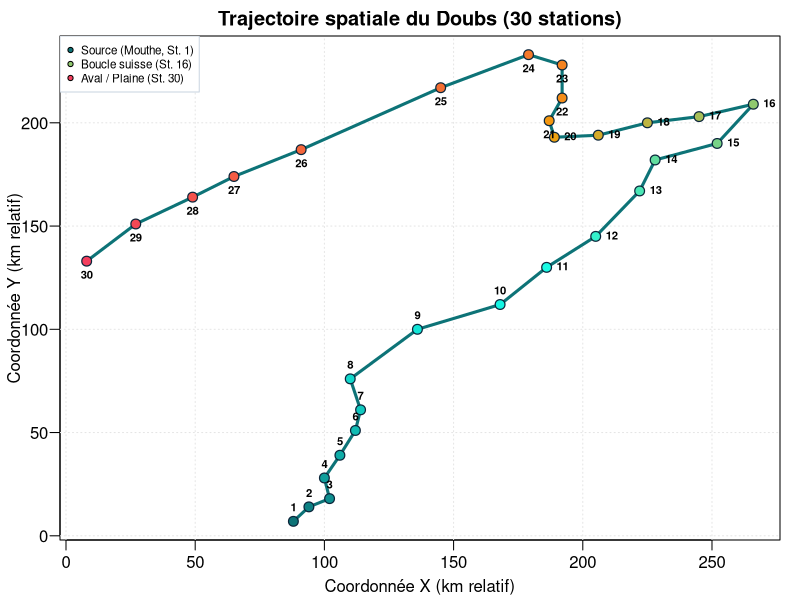
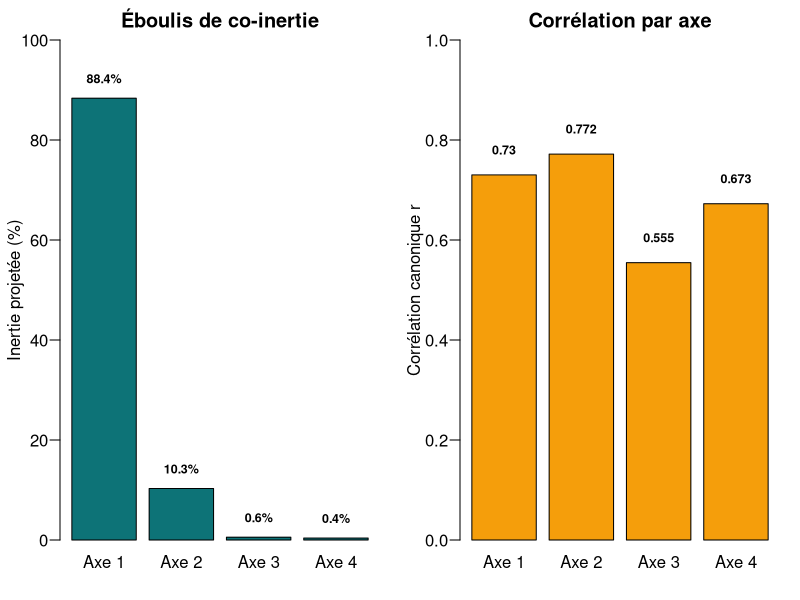
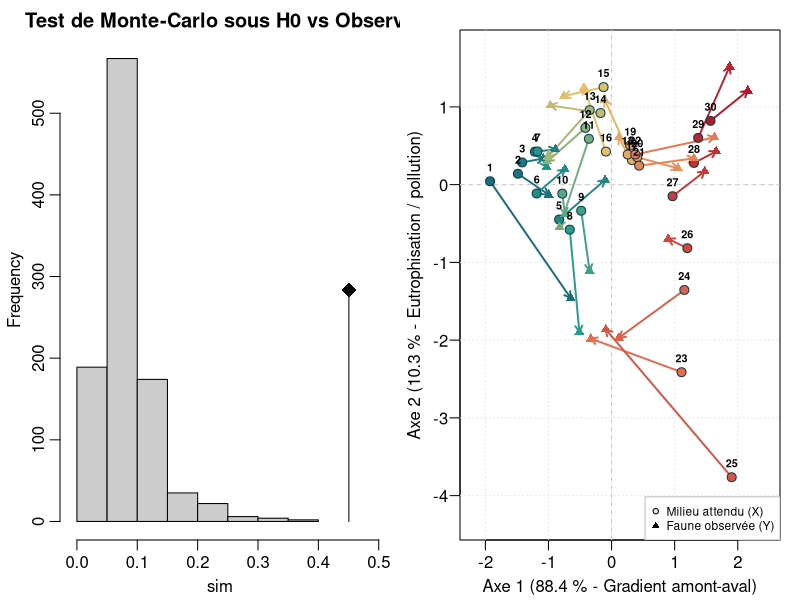
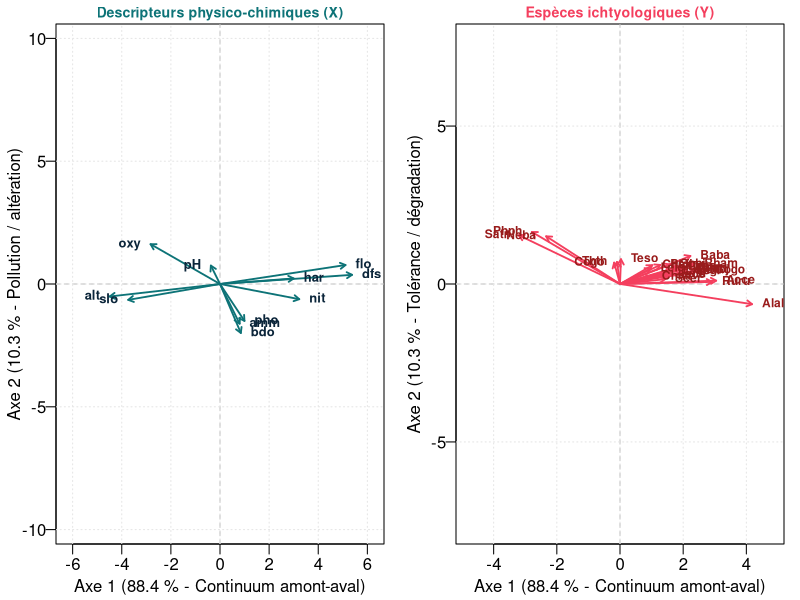
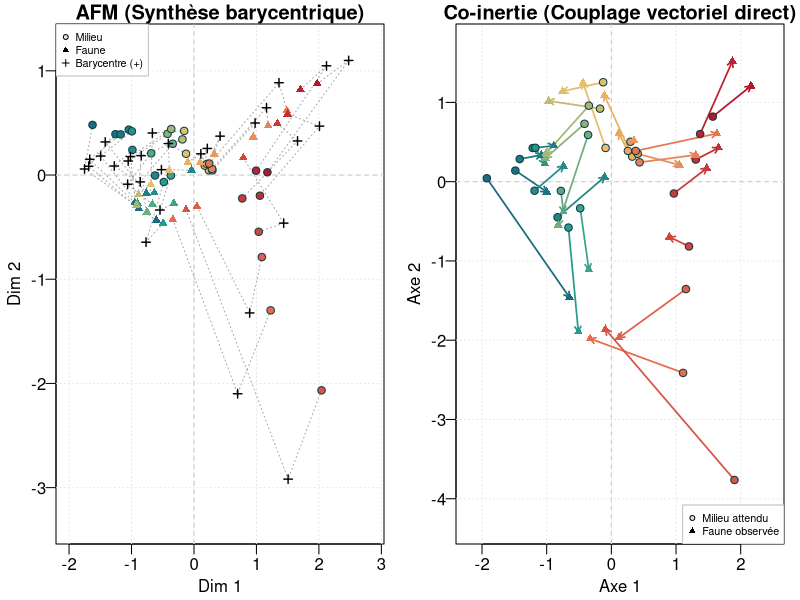

The R source for these figures, in order:
## ---- chunk 1
#| echo: true
#| fig-width: 5.4
#| fig-height: 4.0
#| fig-align: center
library(ade4)
data(doubs)

par(mar = c(3, 3, 1.8, 1), mgp = c(1.8, 0.6, 0))
cols_grad <- colorRampPalette(c("#0d7377", "#14ffec", "#f59e0b", "#f43f5e"))(30)
plot(doubs$xy$x, doubs$xy$y, type = "n",
     xlab = "Coordonnée X (km relatif)", ylab = "Coordonnée Y (km relatif)",
     main = "Trajectoire spatiale du Doubs (30 stations)", las = 1)
grid(col = "grey90")
lines(doubs$xy$x, doubs$xy$y, col = "#0d7377", lwd = 3)
points(doubs$xy$x, doubs$xy$y, pch = 21, bg = cols_grad, col = "#0b253a", cex = 1.3, lwd = 1.2)
text(doubs$xy$x, doubs$xy$y, labels = 1:30, pos = c(rep(3, 10), rep(4, 10), rep(1, 10)), cex = 0.68, font = 2)
legend("topleft", legend = c("Source (Mouthe, St. 1)", "Boucle suisse (St. 16)", "Aval / Plaine (St. 30)"),
       pch = 21, pt.bg = c(cols_grad[1], cols_grad[16], cols_grad[30]), bty = "o", box.col = "#cbd5e1", bg = "white", cex = 0.7)
## ---- chunk 2
#| echo: false
library(ade4)
library(knitr)
data(doubs)

# Restitution dans les unités physiques et écologiques réelles :
env_real <- head(doubs$env, 5)
env_disp <- data.frame(
  "Station"   = paste("St.", 1:5),
  "dfs (km)"  = env_real$dfs / 10,
  "alt (m)"   = env_real$alt,
  "slo (index)"= env_real$slo,
  "flo (m³/s)"= env_real$flo / 100,
  "pH"        = env_real$pH / 10,
  "har (mg/L)"= env_real$har,
  "oxy (mg/L)"= env_real$oxy / 10,
  "nit (mg/L)"= env_real$nit / 100,
  "amm (mg/L)"= env_real$amm / 100,
  "pho (mg/L)"= env_real$pho / 100,
  "bdo (mg/L)"= env_real$bdo / 10,
  check.names = FALSE
)
kable(env_disp, align = "c")
## ---- chunk 3
#| echo: false
fish_sub <- head(doubs$fish[, c("Satr", "Phph", "Neba", "Cogo", "Thth", "Eslu", "Abbr", "Ruru", "Titi", "Alal")], 5)
colnames(fish_sub) <- c("Truite (Satr)", "Vairon (Phph)", "Loche (Neba)", "Chabot (Cogo)", "Ombre (Thth)", 
                        "Brochet (Eslu)", "Brème (Abbr)", "Gardon (Ruru)", "Tanche (Titi)", "Ablette (Alal)")
rownames(fish_sub) <- paste("St.", 1:5)
kable(fish_sub, align = "c")
## ---- chunk 4
#| echo: true
library(ade4)
data(doubs)

# 1. Analyses préliminaires élémentaires
dudi_env <- dudi.pca(doubs$env, scale = TRUE, scannf = FALSE, nf = 4)
dudi_fau <- dudi.pca(doubs$fish, scale = FALSE, scannf = FALSE, nf = 4)

# 2. Analyse de co-inertie
co_doubs <- coinertia(dudi_env, dudi_fau, scannf = FALSE, nf = 4)

# 3. Extraction de l'inertie et des corrélations canoniques
eig_pct <- co_doubs$eig / sum(co_doubs$eig) * 100
cor_k   <- sapply(1:4, function(k) cor(co_doubs$mX[,k], co_doubs$mY[,k]))
## ---- chunk 5
#| echo: true
#| fig-width: 5.4
#| fig-height: 4.1
#| fig-align: center
par(mfrow = c(1, 2), mar = c(3, 3, 2, 1), mgp = c(1.8, 0.6, 0))

bp1 <- barplot(eig_pct[1:4], names.arg = paste("Axe", 1:4), col = "#0d7377",
               ylim = c(0, 100), ylab = "Inertie projetée (%)", main = "Éboulis de co-inertie", las = 1)
text(bp1, eig_pct[1:4] + 4, labels = paste0(round(eig_pct[1:4], 1), "%"), cex = 0.75, font = 2)

bp2 <- barplot(cor_k, names.arg = paste("Axe", 1:4), col = "#f59e0b",
               ylim = c(0, 1), ylab = "Corrélation canonique r", main = "Corrélation par axe", las = 1)
text(bp2, cor_k + 0.05, labels = round(cor_k, 3), cex = 0.75, font = 2)
## ---- chunk 6
#| echo: true
#| fig-width: 5.2
#| fig-height: 3.9
#| fig-align: center
# Test de randomisation non paramétrique (999 permutations)
set.seed(123)
test_rv <- randtest(co_doubs, nrepet = 999)

par(mar = c(3, 3, 2, 1), mgp = c(1.8, 0.6, 0))
plot(test_rv, main = "Test de Monte-Carlo sous H0 vs Observé")
## ---- chunk 7
#| echo: true
#| fig-width: 5.4
#| fig-height: 4.2
#| fig-align: center
par(mar = c(3, 3, 1.5, 1), mgp = c(1.8, 0.6, 0))
cols <- colorRampPalette(c("#1a6b7c", "#2a9d8f", "#e9c46a", "#e76f51", "#b2182b"))(30)
xlim <- range(c(co_doubs$mX[,1], co_doubs$mY[,1])) * 1.15
ylim <- range(c(co_doubs$mX[,2], co_doubs$mY[,2])) * 1.15

plot(co_doubs$mX[,1], co_doubs$mX[,2], type = "n", xlim = xlim, ylim = ylim,
     xlab = "Axe 1 (88.4 % - Gradient amont-aval)",
     ylab = "Axe 2 (10.3 % - Eutrophisation / pollution)", las = 1)
abline(h = 0, v = 0, lty = 2, col = "grey75"); grid(col = "grey90")

# Flèches de couplage : origine = Milieu (X), pointe = Faune (Y)
arrows(co_doubs$mX[,1], co_doubs$mX[,2], co_doubs$mY[,1], co_doubs$mY[,2], length = 0.07, col = cols, lwd = 1.9)
points(co_doubs$mX[,1], co_doubs$mX[,2], pch = 21, bg = cols, col = "#0e3b43", cex = 1.2)
points(co_doubs$mY[,1], co_doubs$mY[,2], pch = 17, col = cols, cex = 1.0)
text(co_doubs$mX[,1], co_doubs$mX[,2], labels = 1:30, pos = 3, cex = 0.65, font = 2)
legend("bottomright", legend = c("Milieu attendu (X)", "Faune observée (Y)"),
       pch = c(21, 17), pt.bg = c("grey90", "black"), col = "black", bty = "o", box.col = "grey75", bg = "white", cex = 0.72)
## ---- chunk 8
#| echo: true
#| fig-width: 5.4
#| fig-height: 3.5
#| fig-align: center
par(mar = c(2.8, 2.8, 1.2, 0.8), mgp = c(1.6, 0.5, 0))
lim_x <- max(abs(co_doubs$co[,1:2])) * 1.15
plot(0, 0, type = "n", xlim = c(-lim_x, lim_x), ylim = c(-lim_x, lim_x),
     xlab = "Axe 1 (88.4 % - Continuum amont-aval)", ylab = "Axe 2 (10.3 % - Pollution / altération)", las = 1, asp = 1)
abline(h = 0, v = 0, lty = 2, col = "grey75"); grid(col = "grey90")
arrows(0, 0, co_doubs$co[,1], co_doubs$co[,2], length = 0.06, col = "#0d7377", lwd = 1.8)
text(co_doubs$co[,1], co_doubs$co[,2], labels = rownames(co_doubs$co), col = "#0b253a", cex = 0.78, font = 2, pos = ifelse(co_doubs$co[,1] > 0, 4, 2))
title("Descripteurs physico-chimiques (X)", cex.main = 0.85, col.main = "#0d7377")
## ---- chunk 9
#| echo: true
#| fig-width: 5.4
#| fig-height: 3.5
#| fig-align: center
par(mar = c(2.8, 2.8, 1.2, 0.8), mgp = c(1.6, 0.5, 0))
lim_y <- max(abs(co_doubs$li[,1:2])) * 1.15
plot(0, 0, type = "n", xlim = c(-lim_y, lim_y), ylim = c(-lim_y, lim_y),
     xlab = "Axe 1 (88.4 % - Continuum amont-aval)", ylab = "Axe 2 (10.3 % - Tolérance / dégradation)", las = 1, asp = 1)
abline(h = 0, v = 0, lty = 2, col = "grey75"); grid(col = "grey90")
arrows(0, 0, co_doubs$li[,1], co_doubs$li[,2], length = 0.06, col = "#f43f5e", lwd = 1.8)
text(co_doubs$li[,1], co_doubs$li[,2], labels = rownames(co_doubs$li), col = "#991b1b", cex = 0.72, font = 2, pos = ifelse(co_doubs$li[,1] > 0, 4, 2))
title("Espèces ichtyologiques (Y)", cex.main = 0.85, col.main = "#f43f5e")
## ---- chunk 10
#| echo: false
zonation <- data.frame(
  "Zone écologique (Huet)" = c("1. Zone à Truite (Rhithron)", "2. Zone à Ombre (Rhithron moyen)", "3. Zone à Barbeau (Épi-potamon)", "Rupture anthropique", "4. Zone à Brème (Potamon)"),
  "Secteur du Doubs"        = c("Amont (St. 1 - 10)", "Boucle helvétique (St. 11 - 18)", "Moyen-cours (St. 19 - 22)", "Aval urbain (St. 23 - 25)", "Plaine de Saône (St. 26 - 30)"),
  "Conditions abiotiques"    = c("Pente forte (>3‰), eau froide, O₂ saturé (12 mg/L)", "Courant vif, lit graveleux, eau fraîche", "Courant modéré, lit élargi, turbidité modérée", "Pics NH₄⁺ (1.8 mg/L), PO₄³⁻ (4.2 mg/L), hypoxie (4 mg/L)", "Pente faible (<1‰), eau chaude, lit limoneux lent"),
  "Cortège piscicole"        = c("Truite (Satr), Chabot (Cogo), Vairon (Phph)", "Ombre (Thth), Hotu (Chna), Blageon (Teso)", "Barbeau (Baba), Chevesne (Lece), Spirlin (Spbi)", "Effondrement des salmonidés, survie de l'Ablette (Alal)", "Brème (Abbr), Gardon (Ruru), Tanche (Titi), Carpe (Cyca)"),
  check.names = FALSE
)
kable(zonation, align = "c")
## ---- chunk 11
#| echo: true
#| fig-width: 9.6
#| fig-height: 3.5
#| fig-align: center
kt <- ktab.list.dudi(list(env = dudi_env, fish = dudi_fau))
mfa_doubs <- mfa(kt, scannf = FALSE, nf = 2)

par(mfrow = c(1, 2), mar = c(2.8, 2.8, 1.2, 0.8), mgp = c(1.6, 0.5, 0))
cols <- colorRampPalette(c("#1a6b7c", "#2a9d8f", "#e9c46a", "#e76f51", "#b2182b"))(30)

# 1. AFM : Représentation par consensus barycentrique
xlim_mfa <- range(c(mfa_doubs$lisup[,1], mfa_doubs$li[,1])) * 1.15
ylim_mfa <- range(c(mfa_doubs$lisup[,2], mfa_doubs$li[,2])) * 1.15
plot(0, 0, type = "n", xlim = xlim_mfa, ylim = ylim_mfa, xlab = "Dim 1", ylab = "Dim 2", las = 1, main = "AFM (Synthèse barycentrique)")
abline(h = 0, v = 0, lty = 2, col = "grey75"); grid(col = "grey90")
segments(mfa_doubs$lisup[1:30,1], mfa_doubs$lisup[1:30,2], mfa_doubs$li[,1], mfa_doubs$li[,2], col = "grey65", lty = 3)
segments(mfa_doubs$lisup[31:60,1], mfa_doubs$lisup[31:60,2], mfa_doubs$li[,1], mfa_doubs$li[,2], col = "grey65", lty = 3)
points(mfa_doubs$lisup[1:30,1], mfa_doubs$lisup[1:30,2], pch = 21, bg = cols, col = "#0e3b43", cex = 1.0)
points(mfa_doubs$lisup[31:60,1], mfa_doubs$lisup[31:60,2], pch = 17, col = cols, cex = 0.9)
points(mfa_doubs$li[,1], mfa_doubs$li[,2], pch = 3, col = "black", lwd = 1.4, cex = 0.8)
legend("topleft", legend = c("Milieu", "Faune", "Barycentre (+)"), pch = c(21, 17, 3), pt.bg = c("grey90", "black", NA), bty = "o", box.col = "grey75", bg = "white", cex = 0.65)

# 2. Co-inertie : Couplage vectoriel direct
xlim_co <- range(c(co_doubs$mX[,1], co_doubs$mY[,1])) * 1.15
ylim_co <- range(c(co_doubs$mX[,2], co_doubs$mY[,2])) * 1.15
plot(0, 0, type = "n", xlim = xlim_co, ylim = ylim_co, xlab = "Axe 1", ylab = "Axe 2", las = 1, main = "Co-inertie (Couplage vectoriel direct)")
abline(h = 0, v = 0, lty = 2, col = "grey75"); grid(col = "grey90")
arrows(co_doubs$mX[,1], co_doubs$mX[,2], co_doubs$mY[,1], co_doubs$mY[,2], length = 0.06, col = cols, lwd = 1.7)
points(co_doubs$mX[,1], co_doubs$mX[,2], pch = 21, bg = cols, col = "#0e3b43", cex = 1.0)
points(co_doubs$mY[,1], co_doubs$mY[,2], pch = 17, col = cols, cex = 0.9)
legend("bottomright", legend = c("Milieu attendu", "Faune observée"), pch = c(21, 17), pt.bg = c("grey90", "black"), bty = "o", box.col = "grey75", bg = "white", cex = 0.65)
